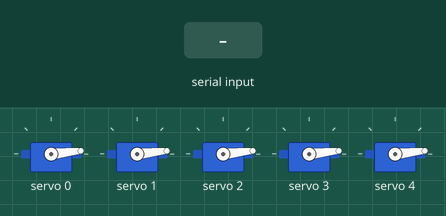
Simulated run of this sketch. Board: Arduino Mega 2560, built with avr-gcc and run on an emulated ATmega2560. On the bench: 5 × servo. Inputs (shaded band) come from the test bench.

Above: at 1.2 s.
1.3 s: "1" received over Serial
At 2.6 s:
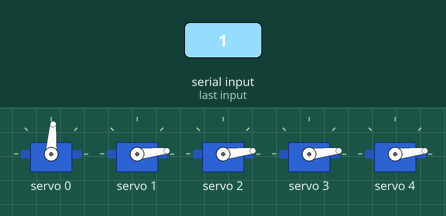
2.9 s: "2" received over Serial
At 3.7 s:
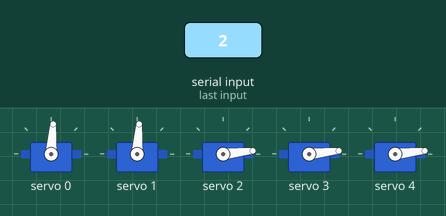
Timing chart, 0 to 5.9 s (numbered marks = the images above; inputs shaded):
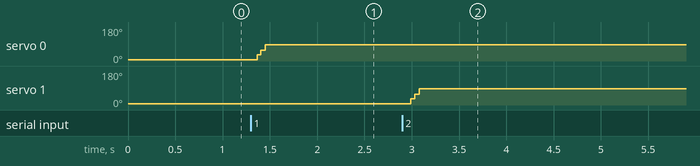

Measured:
- after the input at 1.3 s, servo 0: 6° → 86° after 0.06 s
- after the input at 2.9 s, servo 1: 6° → 86° after 0.09 s

The sketch:

ImprovedController.ino
```cpp
#include <Servo.h>
#include <Wire.h>
#include <Adafruit_PWMServoDriver.h>

//Servo Driver
Adafruit_PWMServoDriver pwm = Adafruit_PWMServoDriver();

#define SERVOMIN  125 // This is the 'minimum' pulse length count (out of 4096)
#define SERVOMAX  600 // This is the 'maximum' pulse length count (out of 4096)
#define SERVOMID1 294
#define SERVOMID2 294
#define SERVOMID3 313
#define SERVOMID4 308
#define SERVOMID5 306
#define USMIN  600 // This is the rounded 'minimum' microsecond length based on the minimum pulse of 150
#define USMAX  2400 // This is the rounded 'maximum' microsecond length based on the maximum pulse of 600
#define SERVO_FREQ 50 // Analog servos run at ~50 Hz updates

// our servo # counter
uint8_t servonum = 5;

// Define pins for buttons, servos, and LEDs
const int buttonPins[5] = {49,47,45,43,41};
const int carButton = 39;
const int ledPins[5] = {42,40,38,36,34};

int buttonStates[5];       // Current state of buttons
bool servoUp[5] = {false}; // State of servos
bool blinking[5] = {false}; // Blinking state of LEDs
unsigned long previousMillis = 0; // Last time the LEDs were updated
const long interval = 500;       // Interval at which to blink (milliseconds)
bool ledStates[5] = {LOW}; // Current state of LEDs

// Variables for double press detection
unsigned long lastPressTime[2] = {0, 0}; // Last time the button was pressed
int pressCount[2] = {0, 0};              // Count of presses within the time frame
const long doublePressInterval = 500;    // Interval to detect double press (milliseconds)

void setup() {
  // Initialize buttons, LEDs, and servos
  for (int i = 0; i < 5; i++) {
    //pinMode(buttonPins[i], INPUT);
    //pinMode(ledPins[i], OUTPUT);
  }

  //pinMode(carButton, INPUT);

  //Setup servo driver
  pwm.begin();
  pwm.setOscillatorFrequency(27000000);
  pwm.setPWMFreq(SERVO_FREQ);  // Analog servos run at ~50 Hz updates

  Serial.begin(9600);
  delay(10);

  for (int i = 0; i < 5; i++) {
    pwm.setPWM(i, 0, SERVOMIN);
    //digitalWrite(ledPins[i], LOW);
  }

  delay(10);
}

void loop() {
  /*
  // Read button states and print messages
  for (int i = 0; i < 5; i++) {
    buttonStates[i] = digitalRead(buttonPins[i]);
    if (buttonStates[i] == HIGH) {
      //handleButtonPress(i);
      Serial.print("B");
      Serial.println(i + 1);
    }
  }

  //Read Car Button
  int carButtonState = digitalRead(carButton);
  if (carButtonState == HIGH){
    Serial.println("CB");
  }
  */

  // Handle incoming serial messages
  if (Serial.available()) {
    char incoming = Serial.read();
    if (incoming >= '1' && incoming <= '5') {
      int index = incoming - '1'; // Convert ASCII to index (0-4)
      handleServoAndLED(index, true);
    } else if (incoming == 'D') {
      for (int i = 0; i < 5; i++) {
        handleServoAndLED(i, false);
      }
    }
  }
/*
  // Handle LED blinking
  unsigned long currentMillis = millis();
  if (currentMillis - previousMillis >= interval) {
    previousMillis= currentMillis;

    for (int i = 0; i < 5; i++) {
      if (blinking[i]){
        ledStates[i] = !ledStates[i];
        digitalWrite(ledPins[i], ledStates[i]);
      }
    }
  }
*/
  delay(100);  // delay in between reads for stability
}

void handleServoAndLED(int index, bool up) {
  int servomid = 0;

  switch (index){
    case 0:
      servomid = SERVOMID1;
      break;
    case 1:
      servomid = SERVOMID2;
      break;
    case 2:
      servomid = SERVOMID3;
      break;
    case 3:
      servomid = SERVOMID4;
      break;
    case 4:
      servomid = SERVOMID5;
      break;
  }

  if (up && !servoUp[index]) {

    for (uint16_t pulselen = SERVOMIN; pulselen < servomid; pulselen++) {
      pwm.setPWM(index, 0, pulselen);
    }

    servoUp[index] = true;
    blinking[index] = true;  // Start blinking
  } else if (!up && servoUp[index]) {

    for (uint16_t pulselen = servomid; pulselen > SERVOMIN; pulselen--) {
      pwm.setPWM(index, 0, pulselen);
    }

    servoUp[index] = false;
    blinking[index] = false; // Stop blinking
    //digitalWrite(ledPins[index], LOW);  // Ensure the LED is off
  }
}

  void handleButtonPress(int index) {
    unsigned long currentMillis = millis();

    if (currentMillis - lastPressTime[index] <= doublePressInterval) {
      pressCount[index]++;
      if (pressCount[index] == 2) {
        // Double press detected
        Serial.print("Double B");
        Serial.println(index + 1);
        pressCount[index] = 0; // Reset press count
      }
    } else {
      // Single press detected
      Serial.print("B");
      Serial.println(index + 1);
      pressCount[index] = 1; // Reset press count
    }

    lastPressTime[index] = currentMillis; // Update last press time
  }
```
